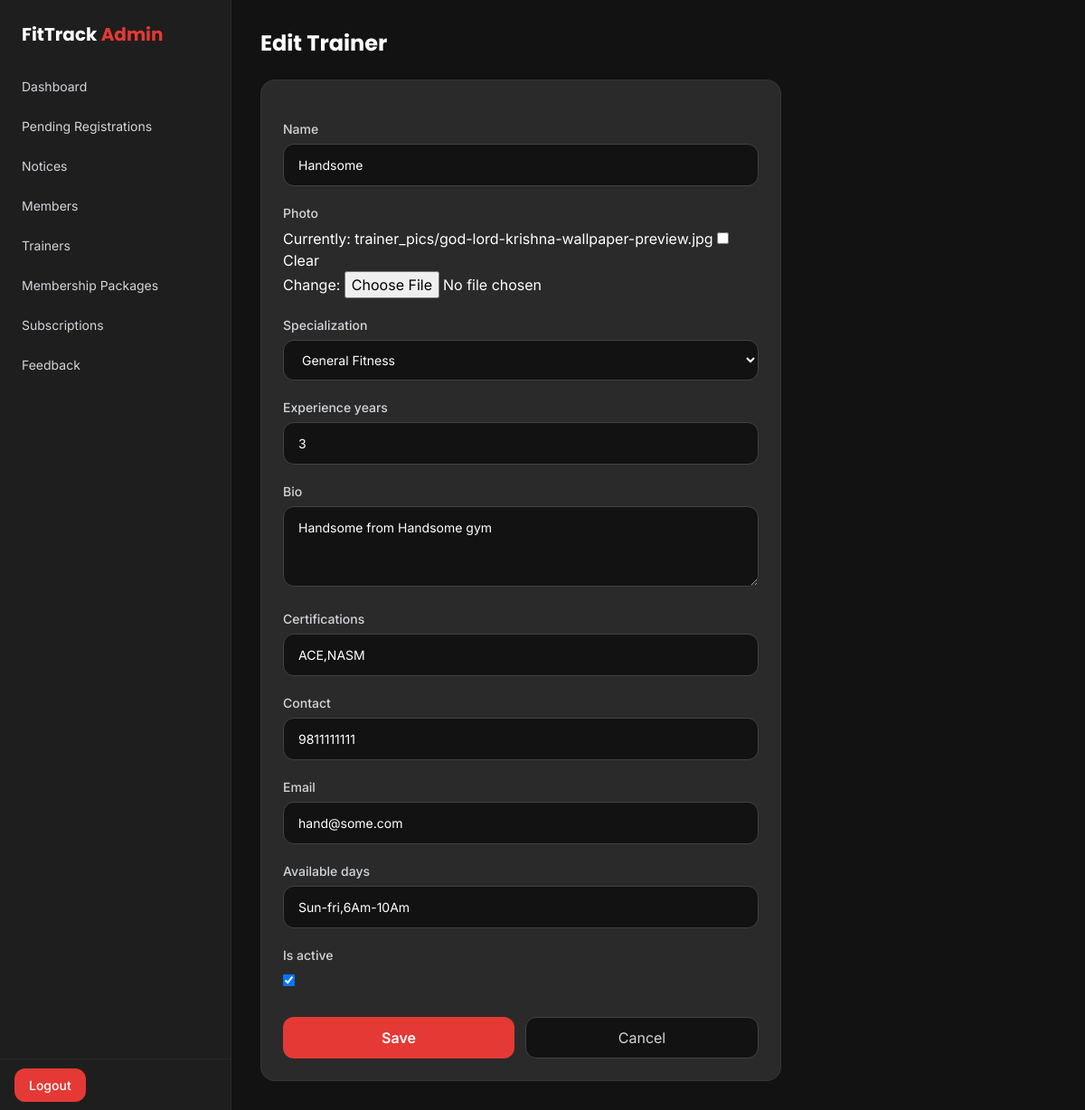
/management/trainers/1/edit/ (signed in), run on an earlier commit of the app's database.
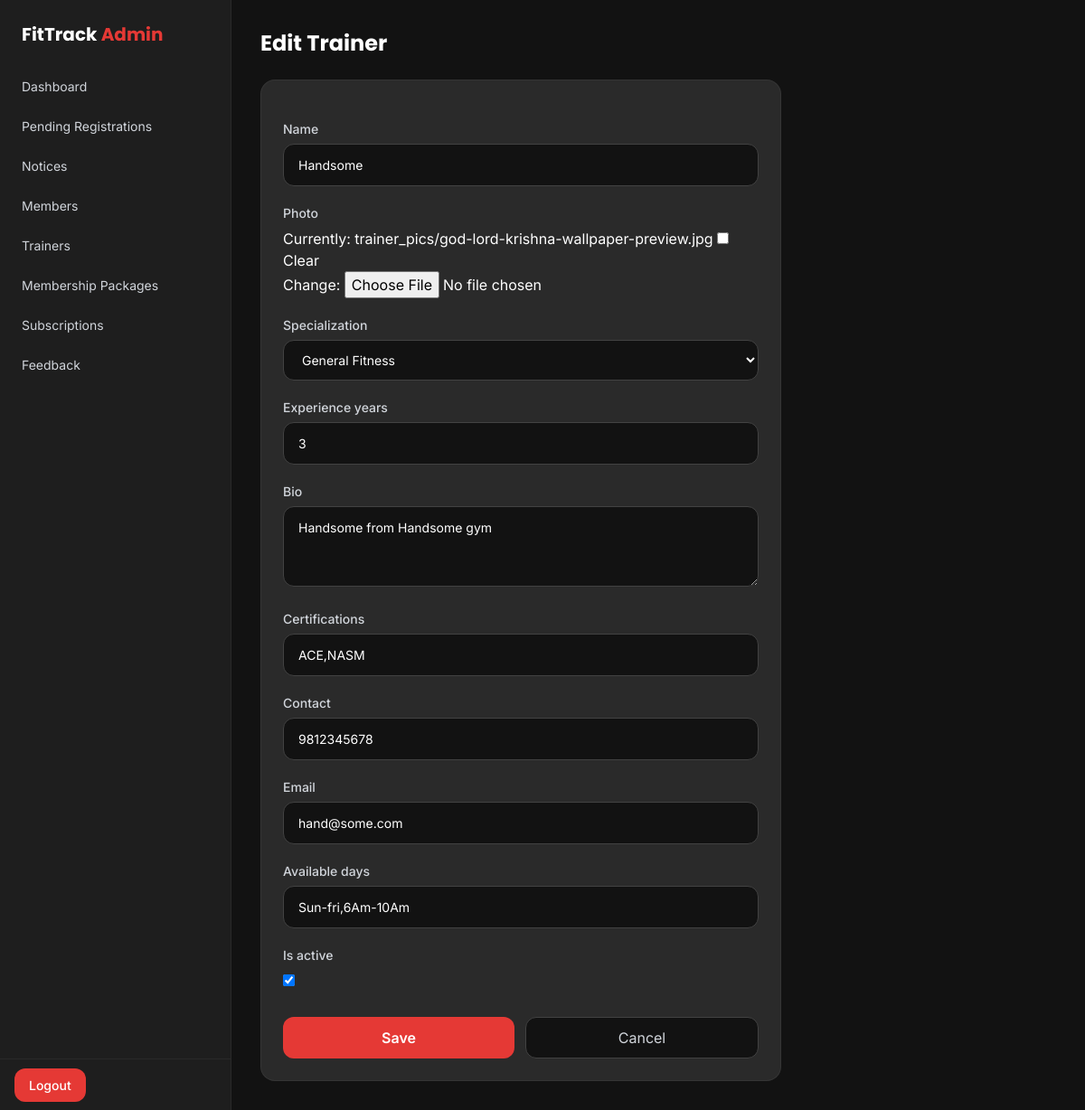
And on a later commit of the database.
### app/models.py (models this page shows, shortened)
class Trainer(models.Model):
    SPECIALIZATION_CHOICES = (
        ('strength', 'Strength Training'),
        ('cardio', 'Cardio'),
        ('yoga', 'Yoga'),
        ('crossfit', 'CrossFit'),
        ('nutrition', 'Nutrition Coaching'),
        ('rehab', 'Rehabilitation'),
        ('general', 'General Fitness'),
    )
    name = models.CharField(max_length=150)
    photo = models.ImageField(upload_to='trainer_pics/', blank=True, null=True)
    specialization = models.CharField(max_length=20, choices=SPECIALIZATION_CHOICES, default='general')
    experience_years = models.PositiveIntegerField(default=0)
    bio = models.TextField(blank=True)
    certifications = models.CharField(max_length=255, blank=True, help_text="Comma-separated, e.g. ACE, NASM")
    contact = models.CharField(max_length=15, blank=True)
    email = models.EmailField(blank=True)
    available_days = models.CharField(max_length=100, blank=True, help_text="e.g. Mon-Fri, 6AM-8PM")
    is_active = models.BooleanField(default=True, help_text="Uncheck if trainer is no longer with the gym")
    class Meta:
        ordering = ['name']

### adminpanel/views.py (the view)
# urls.py: path('trainers/<int:trainer_id>/edit/', views.admin_trainer_edit, name='admin_trainer_edit'),
@staff_required
def admin_trainer_edit(request, trainer_id):
    trainer = get_object_or_404(Trainer, id=trainer_id)
    if request.method == 'POST':
        form = TrainerForm(request.POST, request.FILES, instance=trainer)
        if form.is_valid():
            form.save()
            messages.success(request, "Trainer updated.")
            return redirect('admin_trainers')
    else:
        form = TrainerForm(instance=trainer)
    return render(request, 'adminpanel/trainer_form.html', {'form': form, 'title': 'Edit Trainer'})

### app/forms.py
class TrainerForm(forms.ModelForm):
    class Meta:
        model = Trainer
        fields = ['name', 'photo', 'specialization', 'experience_years', 'bio',
                  'certifications', 'contact', 'email', 'available_days', 'is_active']
        widgets = {
            'name': forms.TextInput(attrs={'class': 'admin-input'}),
            'specialization': forms.Select(attrs={'class': 'admin-input'}),
            'experience_years': forms.NumberInput(attrs={'class': 'admin-input'}),
            'bio': forms.Textarea(attrs={'class': 'admin-input', 'rows': 3}),
            'certifications': forms.TextInput(attrs={'class': 'admin-input'}),
            'contact': forms.TextInput(attrs={'class': 'admin-input'}),
            'email': forms.EmailInput(attrs={'class': 'admin-input'}),
            'available_days': forms.TextInput(attrs={'class': 'admin-input'}),
        }

### adminpanel/templates/adminpanel/trainer_form.html (shortened to what this page needs)
{% extends 'adminpanel/base.html' %}
{% block content %}
<h1 class="font-display text-2xl font-bold mb-6">{{ title }}</h1>
<div class="bg-dark-card border border-white/5 rounded-2xl p-6 max-w-xl">
    <form method="post" enctype="multipart/form-data" class="space-y-5">
        {% for field in form %}
        <div>
            <label class="block text-sm font-medium text-gray-300 mb-1.5">{{ field.label }}</label>
            {{ field }}
        </div>
        {% endfor %}
        <div class="flex gap-3 pt-2">
            <button type="submit" class="flex-1 bg-primary hover:bg-red-600 text-white font-semibold py-2.5 rounded-xl transition-colors">Save</button>
            <a href="{% url 'admin_trainers' %}" class="flex-1 text-center bg-dark-bg border border-dark-secondary text-gray-300 hover:text-white py-2.5 rounded-xl transition-colors">Cancel</a>
        </div>
    </form>
</div>
{% endblock %}

What changed in the data, as far as the page shows it:
changed Trainer "Handsome": contact "9811111111" → "9812345678"
